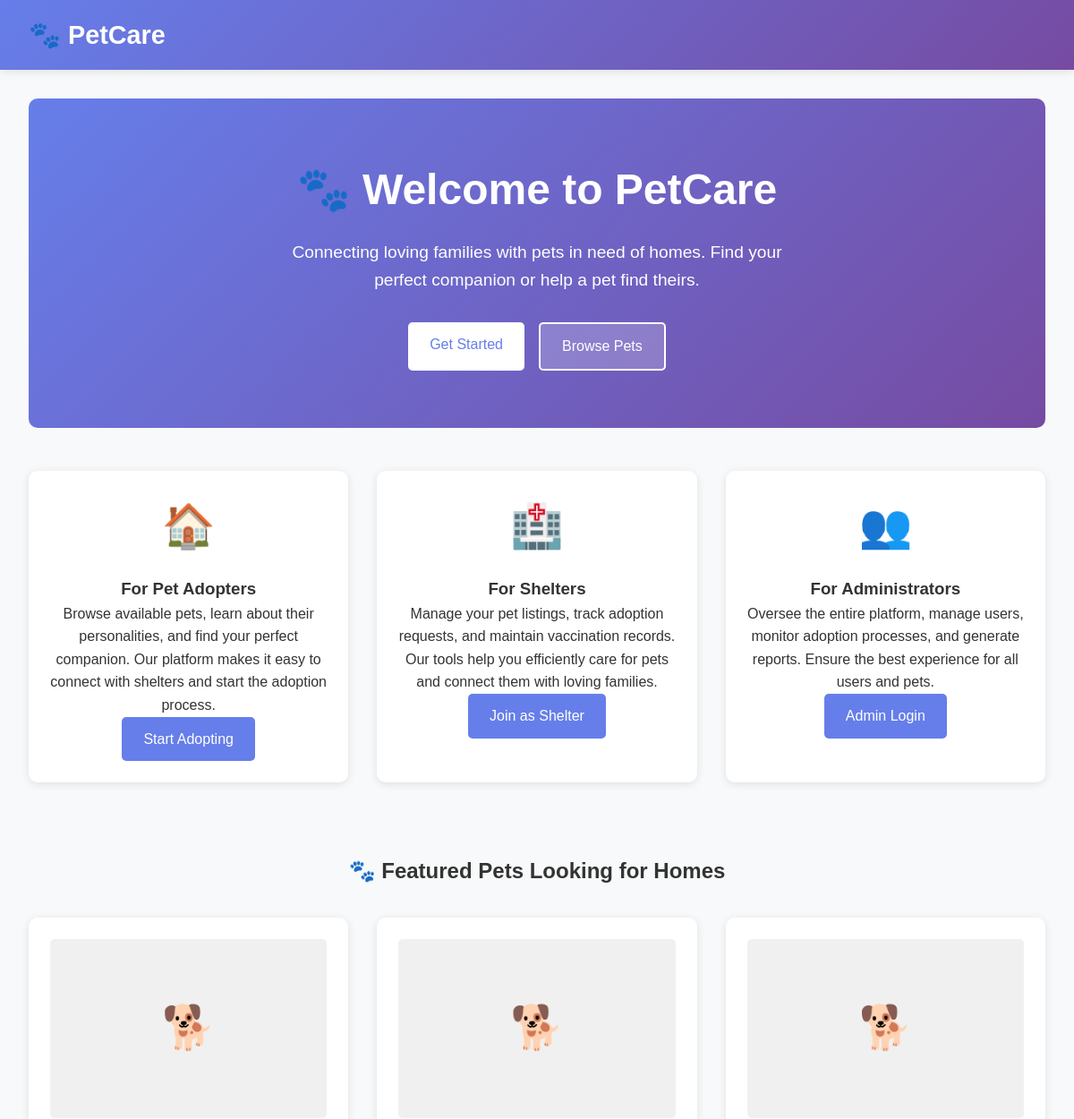
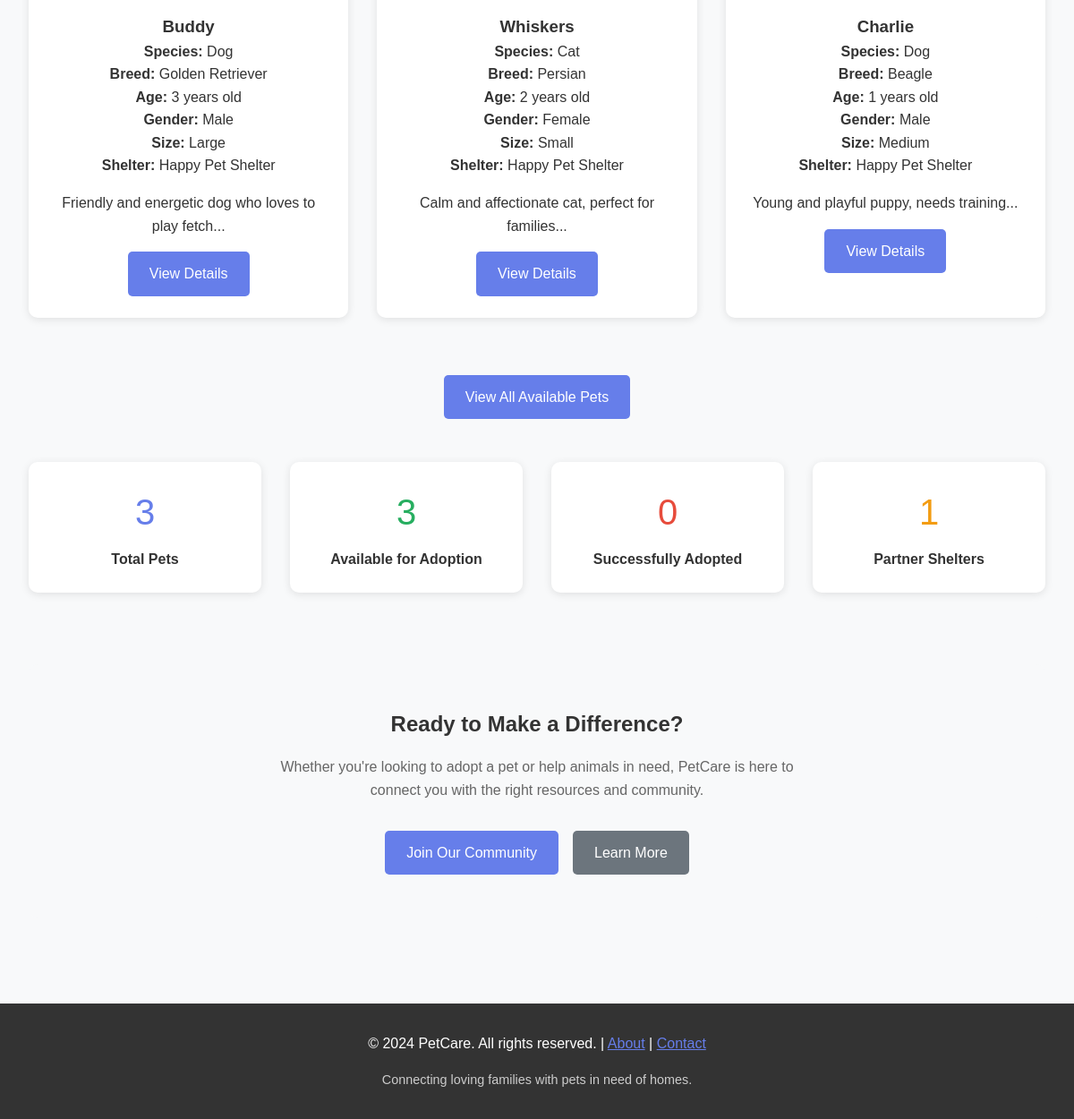
The page / on the database its author committed (2 pictures, top to bottom).
### tables this page shows
CREATE TABLE pets (
    id INT AUTO_INCREMENT PRIMARY KEY,
    shelter_id INT NOT NULL,
    name VARCHAR(50) NOT NULL,
    species ENUM('dog', 'cat', 'bird', 'rabbit', 'other') NOT NULL,
    breed VARCHAR(50),
    age INT,
    gender ENUM('male', 'female') NOT NULL,
    size ENUM('small', 'medium', 'large') NOT NULL,
    color VARCHAR(50),
    description TEXT,
    health_status VARCHAR(100),
    vaccination_status ENUM('up_to_date', 'partial', 'not_vaccinated') DEFAULT 'not_vaccinated',
    adoption_fee DECIMAL(10,2),
    status ENUM('available', 'adopted', 'pending', 'not_available') DEFAULT 'available',
    photo_path VARCHAR(255),
    created_at TIMESTAMP DEFAULT CURRENT_TIMESTAMP,
    updated_at TIMESTAMP DEFAULT CURRENT_TIMESTAMP ON UPDATE CURRENT_TIMESTAMP,
    FOREIGN KEY (shelter_id) REFERENCES shelters(id) ON DELETE CASCADE
);

CREATE TABLE shelters (
    id INT AUTO_INCREMENT PRIMARY KEY,
    user_id INT NOT NULL,
    shelter_name VARCHAR(100) NOT NULL,
    license_number VARCHAR(50),
    description TEXT,
    website VARCHAR(100),
    FOREIGN KEY (user_id) REFERENCES users(id) ON DELETE CASCADE
);

### index.php (the view, shortened to what this page needs)
<?php
require_once 'config/db.php';
try {
    $stmt = $pdo->prepare("
        SELECT p.*, s.shelter_name
        FROM pets p
        JOIN shelters s ON p.shelter_id = s.id
        WHERE p.status = 'available'
        ORDER BY p.created_at DESC
        LIMIT 6
    ");
    $stmt->execute();
    $featured_pets = $stmt->fetchAll();
} catch(PDOException $e) {
    $featured_pets = [];
}
?>
<?php include 'common/header.php'; ?>
<div class="main-content">
    <section style="background: linear-gradient(135deg, #667eea 0%, #764ba2 100%); color: white; padding: 4rem 2rem; border-radius: 10px; text-align: center; margin-bottom: 3rem;">
        <h1 style="font-size: 3rem; margin-bottom: 1rem;">🐾 Welcome to PetCare</h1>
        <p style="font-size: 1.2rem; margin-bottom: 2rem; max-width: 600px; margin-left: auto; margin-right: auto;">
            Connecting loving families with pets in need of homes. Find your perfect companion or help a pet find theirs.
        </p>
        <div style="display: flex; gap: 1rem; justify-content: center; flex-wrap: wrap;">
            <a href="auth/register.php" class="btn" style="background: white; color: #667eea;">Get Started</a>
            <a href="adopter/browsePets.php" class="btn" style="background: rgba(255,255,255,0.2); border: 2px solid white;">Browse Pets</a>
        </div>
    </section>
    <section class="grid grid-3" style="margin-bottom: 3rem;">
        <div class="card text-center">
            <div style="font-size: 3rem; margin-bottom: 1rem;">🏠</div>
            <h3>For Pet Adopters</h3>
            <p>Browse available pets, learn about their personalities, and find your perfect companion. Our platform makes it easy to connect with shelters and start the adoption process.</p>
            <a href="auth/register.php" class="btn">Start Adopting</a>
        </div>
        <div class="card text-center">
            <div style="font-size: 3rem; margin-bottom: 1rem;">🏥</div>
            <h3>For Shelters</h3>
            <p>Manage your pet listings, track adoption requests, and maintain vaccination records. Our tools help you efficiently care for pets and connect them with loving families.</p>
            <a href="auth/register.php" class="btn">Join as Shelter</a>
        </div>
        <div class="card text-center">
            <div style="font-size: 3rem; margin-bottom: 1rem;">👥</div>
            <h3>For Administrators</h3>
            <p>Oversee the entire platform, manage users, monitor adoption processes, and generate reports. Ensure the best experience for all users and pets.</p>
            <a href="auth/login.php" class="btn">Admin Login</a>
        </div>
    </section>
    <?php if (!empty($featured_pets)): ?>
    <section style="margin-bottom: 3rem;">
        <h2 style="text-align: center; margin-bottom: 2rem; color: #333;">🐾 Featured Pets Looking for Homes</h2>
        <div class="grid grid-3">
            <?php foreach ($featured_pets as $pet): ?>
            <div class="card" style="text-align: center;">
                <?php if ($pet['photo_path'] && file_exists('uploads/' . $pet['photo_path'])): ?>
                    <img src="uploads/<?php echo htmlspecialchars($pet['photo_path']); ?>"
                         alt="<?php echo htmlspecialchars($pet['name']); ?>"
                         style="width: 100%; height: 200px; object-fit: cover; border-radius: 5px; margin-bottom: 1rem;">
                <?php else: ?>
                    <div style="width: 100%; height: 200px; background: #f0f0f0; border-radius: 5px; margin-bottom: 1rem; display: flex; align-items: center; justify-content: center; font-size: 3rem;">
                        🐕
                    </div>
                <?php endif; ?>
                <h3><?php echo htmlspecialchars($pet['name']); ?></h3>
                <p><strong>Species:</strong> <?php echo ucfirst($pet['species']); ?></p>
                <p><strong>Breed:</strong> <?php echo htmlspecialchars($pet['breed']); ?></p>
                <p><strong>Age:</strong> <?php echo $pet['age']; ?> years old</p>
                <p><strong>Gender:</strong> <?php echo ucfirst($pet['gender']); ?></p>
                <p><strong>Size:</strong> <?php echo ucfirst($pet['size']); ?></p>
                <p><strong>Shelter:</strong> <?php echo htmlspecialchars($pet['shelter_name']); ?></p>
                <p style="margin: 1rem 0;"><?php echo htmlspecialchars(substr($pet['description'], 0, 100)) . '...'; ?></p>
                <a href="adopter/petDetails.php?id=<?php echo $pet['id']; ?>" class="btn">View Details</a>
            </div>
            <?php endforeach; ?>
        </div>
        <div style="text-align: center; margin-top: 2rem;">
            <a href="adopter/browsePets.php" class="btn">View All Available Pets</a>
        </div>
    </section>
    <?php endif; ?>
    <section class="grid grid-4" style="margin-bottom: 3rem;">
        <?php
        try {
            $stats = [];
            $stmt = $pdo->query("SELECT COUNT(*) as count FROM pets");
            $stats['total_pets'] = $stmt->fetch()['count'];
            $stmt = $pdo->query("SELECT COUNT(*) as count FROM pets WHERE status = 'available'");
            $stats['available_pets'] = $stmt->fetch()['count'];
            $stmt = $pdo->query("SELECT COUNT(*) as count FROM pets WHERE status = 'adopted'");
            $stats['adopted_pets'] = $stmt->fetch()['count'];
            $stmt = $pdo->query("SELECT COUNT(*) as count FROM shelters");
            $stats['total_shelters'] = $stmt->fetch()['count'];
        } catch(PDOException $e) {
            $stats = ['total_pets' => 0, 'available_pets' => 0, 'adopted_pets' => 0, 'total_shelters' => 0];
        }
        ?>
        <div class="card text-center">
            <div style="font-size: 2.5rem; color: #667eea; margin-bottom: 0.5rem;"><?php echo $stats['total_pets']; ?></div>
            <h4>Total Pets</h4>
        </div>
        <div class="card text-center">
            <div style="font-size: 2.5rem; color: #27ae60; margin-bottom: 0.5rem;"><?php echo $stats['available_pets']; ?></div>
            <h4>Available for Adoption</h4>
        </div>
        <div class="card text-center">
            <div style="font-size: 2.5rem; color: #e74c3c; margin-bottom: 0.5rem;"><?php echo $stats['adopted_pets']; ?></div>
            <h4>Successfully Adopted</h4>
        </div>
        <div class="card text-center">
            <div style="font-size: 2.5rem; color: #f39c12; margin-bottom: 0.5rem;"><?php echo $stats['total_shelters']; ?></div>
            <h4>Partner Shelters</h4>
        </div>
    </section>
    <section style="background: #f8f9fa; padding: 3rem 2rem; border-radius: 10px; text-align: center;">
        <h2 style="margin-bottom: 1rem; color: #333;">Ready to Make a Difference?</h2>
        <p style="margin-bottom: 2rem; color: #666; max-width: 600px; margin-left: auto; margin-right: auto;">
            Whether you're looking to adopt a pet or help animals in need, PetCare is here to connect you with the right resources and community.
        </p>
        <div style="display: flex; gap: 1rem; justify-content: center; flex-wrap: wrap;">
            <a href="auth/register.php" class="btn">Join Our Community</a>
            <a href="about.php" class="btn btn-secondary">Learn More</a>
        </div>
    </section>
</div>
<?php include 'common/footer.php'; ?>

### common/header.php (shortened to what this page needs)
<!DOCTYPE html>
<html lang="en">
<head>
</head>
<body>
    <header class="header">
        <div class="header-content">
            <a href="/PetCare/index.php" class="logo">🐾 PetCare</a>
        </div>
    </header>

### common/footer.php (shortened to what this page needs)
    <footer style="background: #333; color: white; text-align: center; padding: 2rem; margin-top: 4rem;">
        <div style="max-width: 1200px; margin: 0 auto;">
            <p>&copy; 2024 PetCare. All rights reserved. |
               <a href="/PetCare/about.php" style="color: #667eea;">About</a> |
               <a href="/PetCare/contact.php" style="color: #667eea;">Contact</a>
            </p>
            <p style="margin-top: 1rem; font-size: 0.9rem; color: #ccc;">
                Connecting loving families with pets in need of homes.
            </p>
        </div>
    </footer>
</body>
</html>

### common/header.php (style rules this page uses)
* { margin: 0; padding: 0; box-sizing: border-box; }
body { font-family: 'Arial', sans-serif; line-height: 1.6; color: #333; background-color: #f8f9fa; }
.header { background: linear-gradient(135deg, #667eea 0%, #764ba2 100%); color: white; padding: 1rem 0; box-shadow: 0 2px 10px rgba(0,0,0,0.1); }
.header-content { max-width: 1200px; margin: 0 auto; padding: 0 2rem; display: flex; justify-content: space-between; align-items: center; }
.logo { font-size: 1.8rem; font-weight: bold; text-decoration: none; color: white; }
.main-content { max-width: 1200px; margin: 0 auto; padding: 2rem; min-height: calc(100vh - 200px); }
.card { background: white; border-radius: 10px; box-shadow: 0 2px 10px rgba(0,0,0,0.1); padding: 1.5rem; margin-bottom: 2rem; }
.btn { display: inline-block; padding: 0.75rem 1.5rem; background: #667eea; color: white; text-decoration: none; border-radius: 5px; border: none; cursor: pointer; transition: background 0.3s; font-size: 1rem; }
.btn-secondary { background: #6c757d; }
.grid { display: grid; gap: 2rem; }
.grid-3 { grid-template-columns: repeat(auto-fit, minmax(250px, 1fr)); }
.grid-4 { grid-template-columns: repeat(auto-fit, minmax(200px, 1fr)); }
.text-center { text-align: center; }

### rows shown on the page
pets: name "Buddy", species "Dog", breed "Golden Retriever", age "3", gender "Male", size "Large", shelter.shelter_name "Happy Pet Shelter", description "Friendly and energetic dog who loves to play fetch"
pets: name "Whiskers", species "Cat", breed "Persian", age "2", gender "Female", size "Small", shelter.shelter_name "Happy Pet Shelter", description "Calm and affectionate cat, perfect for families"
pets: name "Charlie", species "Dog", breed "Beagle", age "1", gender "Male", size "Medium", shelter.shelter_name "Happy Pet Shelter", description "Young and playful puppy, needs training"

### other values the page prints
$stats['total_pets'] "3"
$stats['available_pets'] "3"
$stats['adopted_pets'] "0"
$stats['total_shelters'] "1"
